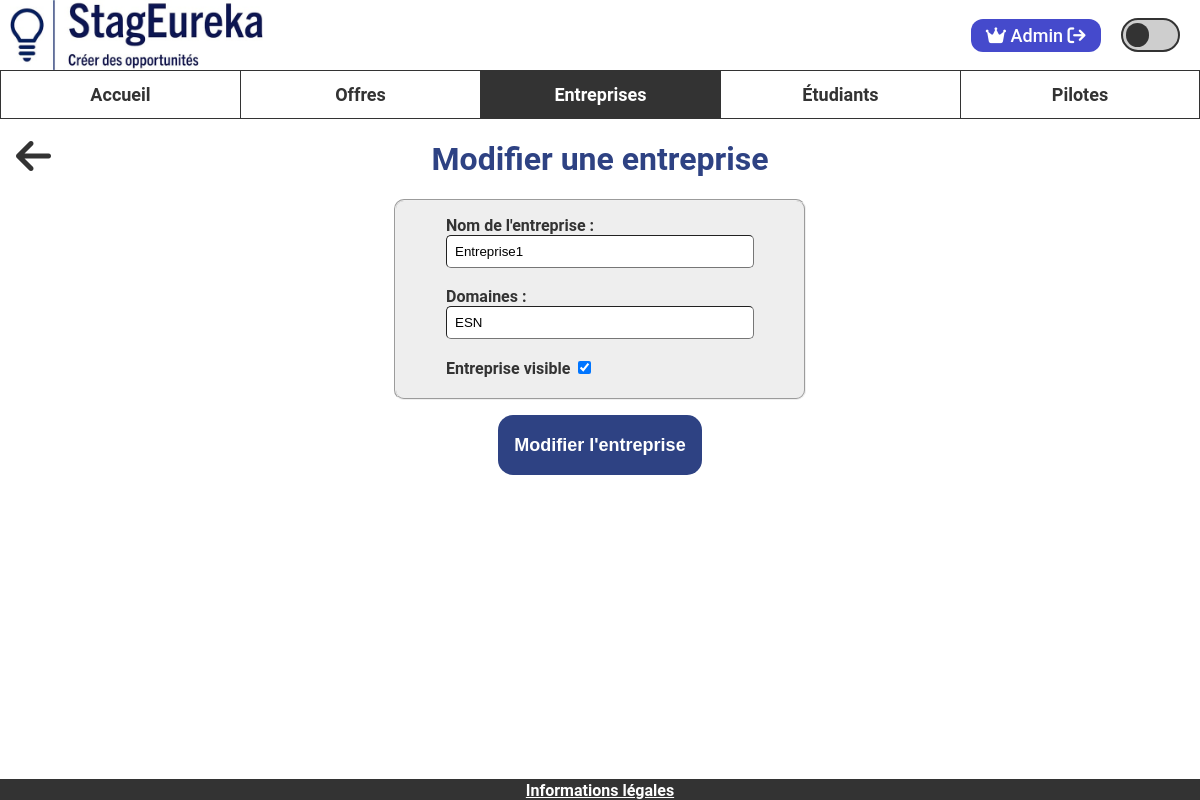
The app's page /www/entreprise/modifier/1 (signed in) with its own data.
### tables this page shows
CREATE TABLE Company (
   idCompany INT NOT NULL AUTO_INCREMENT,
   nameCompany VARCHAR(50) NOT NULL,
   activityAera VARCHAR(50) NOT NULL,
   applicationAmount INT NOT NULL DEFAULT 0,
   visible TINYINT(1) NOT NULL DEFAULT 1,
   PRIMARY KEY(idCompany)
);

### www/modele/entreprise_modele.php (called while the page is built, shortened)
<?php
require_once "adresse_modele.php";
class Entreprise {
    public function __construct(int $id, string $nom, string $activite, int $nbCandidats, bool $visible, float $noteEtudiants, float $notePilotes, array $adresses) {
        $this->id = $id;
        $this->nom = $nom;
        $this->activite = $activite;
        $this->visible = $visible;
    }
}
function getEntreprise(int $idEntreprise, bool $cacherInvisible): ?Entreprise {
    $pdo = connexionBDD();
    $sql = "SELECT * FROM Company WHERE idCompany = :idEntreprise";
    $requete = $pdo->prepare($sql);
    $requete->execute([
        ":idEntreprise" => $idEntreprise
    ]);
    $reponseBdd = $requete->fetch(PDO::FETCH_ASSOC);
    $entreprise = new Entreprise(
        $reponseBdd["idCompany"],
        $reponseBdd["nameCompany"],
        $reponseBdd["activityAera"],
        $reponseBdd["applicationAmount"],
        $reponseBdd["visible"],
        getMoyenneNotesEntreprise($reponseBdd["idCompany"], "ETUDIANT"),
        getMoyenneNotesEntreprise($reponseBdd["idCompany"], "PILOTE"),
        getAdressesEntreprise($reponseBdd["idCompany"])
    );
    return $entreprise;
}

### www/modele/adresse_modele.php (called while the page is built, shortened)
<?php
function getAdressesEntreprise(int $idEntreprise): ?array {
    $pdo = connexionBDD();
    $requete = $pdo->prepare(
        "SELECT a.idAddress, a.streetNumber, a.streetName, city.cityName, city.addressCode
        FROM Company company
        JOIN is_settle s ON (company.idCompany = s.idCompany)
        JOIN Address a ON (s.idAddress = a.idAddress)
        JOIN City city ON (a.idCity = city.idCity)
        WHERE company.idCompany = :idEntreprise"
    );
    $requete->execute([
        ":idEntreprise" => $idEntreprise
    ]);
    $reponseBdd = $requete->fetchAll(PDO::FETCH_ASSOC);
    $adresses = [];
    foreach ($reponseBdd as $adresse) {
        $adresses[] = new Adresse(
            $adresse["idAddress"],
            $adresse["streetNumber"],
            $adresse["streetName"],
            $adresse["cityName"],
            $adresse["addressCode"]
        );
    }
    return $adresses;
}

### www/vue/php/entreprise/modifier_entreprise_vue.php (the view, shortened to what this page needs)
<main>
    <button name="fleche-retour" id="fleche-retour" value="fleche-retour" onclick="location.href='<?= ADRESSE_SITE ?>/entreprise/liste'">
        <i class="fa-solid fa-arrow-left fa-3x"></i>
    </button>
    <div class="conteneur-entreprise">
        <h1>Modifier une entreprise</h1>
        <form action="<?= ADRESSE_SITE ?>/entreprise/modifier/<?= $entreprise->id ?>" method="post">
            <fieldset class="rectangle-gris">
                <div>
                    <label for="entreprise">Nom de l'entreprise :</label><br>
                    <input class="case-standard case-nom-ent" type="text" name="entreprise" id="entreprise" value="<?= $entreprise->nom ?>" required><br><br>
                </div>
                <div>
                    <label for="domaine">Domaines :</label><br>
                    <input class="case-standard case-domaine" type="text" name="domaine" id="domaine" value="<?= $entreprise->activite ?>" required><br><br>
                </div>
                <div>
                    <label for="entreprise-visible-checkbox">Entreprise visible</label>
                    <input type="checkbox" name="visible" id="entreprise-visible-checkbox" <?= $entreprise->visible ? "checked" : "" ?>>
                </div>
            </fieldset>
            <div class="conteneur-bouton-principal">
                <input class="bouton-principal" type="submit" value="Modifier l'entreprise">
            </div><br><br>
        </form>
    </div><br><br>
</main>
<?php
include "vue/php/mise_en_page_vue.php";
?>

### www/vue/css/style.css (style rules this page uses)
:root { --primary-color: #333333; --secondary-color: #cecece; --accent-color-1: #2e4283; --accent-color-2: #454acc; --alternate-color: #ffffff; --background-color: #ffffff; --background-color-2: #eeeeee; }
body { margin: 0; padding: 0; background-color: var(--background-color); color: var(--primary-color); overflow: hidden; }
body, textarea { font-family: 'Roboto', sans-serif; }
main { position: absolute; overflow-y: auto; top: 118.59px; bottom: 20px; left: 0px; right: 0px; }
.conteneur-bouton-principal { display: flex; justify-content: center; margin-bottom: 0; }
.bouton-principal { border-radius: 15px; padding: 16px; border-style: none; background-color: var(--accent-color-1); color: white; font-weight: bold; font-size: large; height: 60px; margin-top: 15px; cursor: pointer; box-sizing: border-box; text-align: center; }
#fleche-retour { background-color: unset; border: none; position: absolute; left: 10px; top: 16px; z-index: 99; color: var(--primary-color); cursor: pointer; }
.conteneur-entreprise { display: flex; flex-direction: column; align-items: center; }
.conteneur-entreprise .rectangle-gris { padding: 15px 50px 20px 50px; }
.conteneur-entreprise h1 { color: var(--accent-color-1); }
.case-standard { width: 290px; border-radius: 5px; border-width: 0.5px; padding: 8px; }
.rectangle-gris { border-radius: 10px; background-color: var(--background-color-2); }
.rectangle-gris label, .rectangle-gris h3 { margin-top: 0; margin-bottom: 5px; font-size: 16px; font-weight: bold; }

### records on screen
company: entreprise "Entreprise1", domaine "ESN", visible "☑"

### other values on screen
$_SESSION["prenom"] "Admin"
